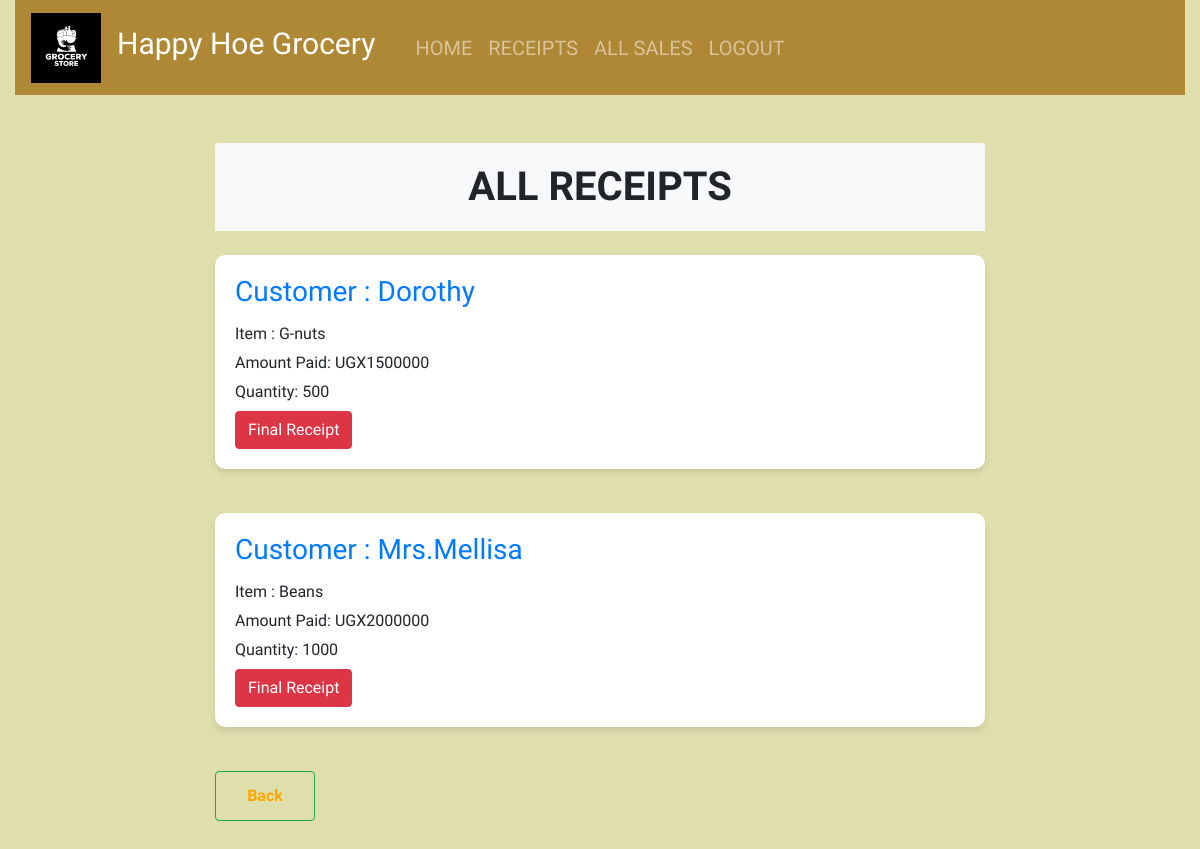
/receipt/ (signed in), run on an earlier commit of the app's database.
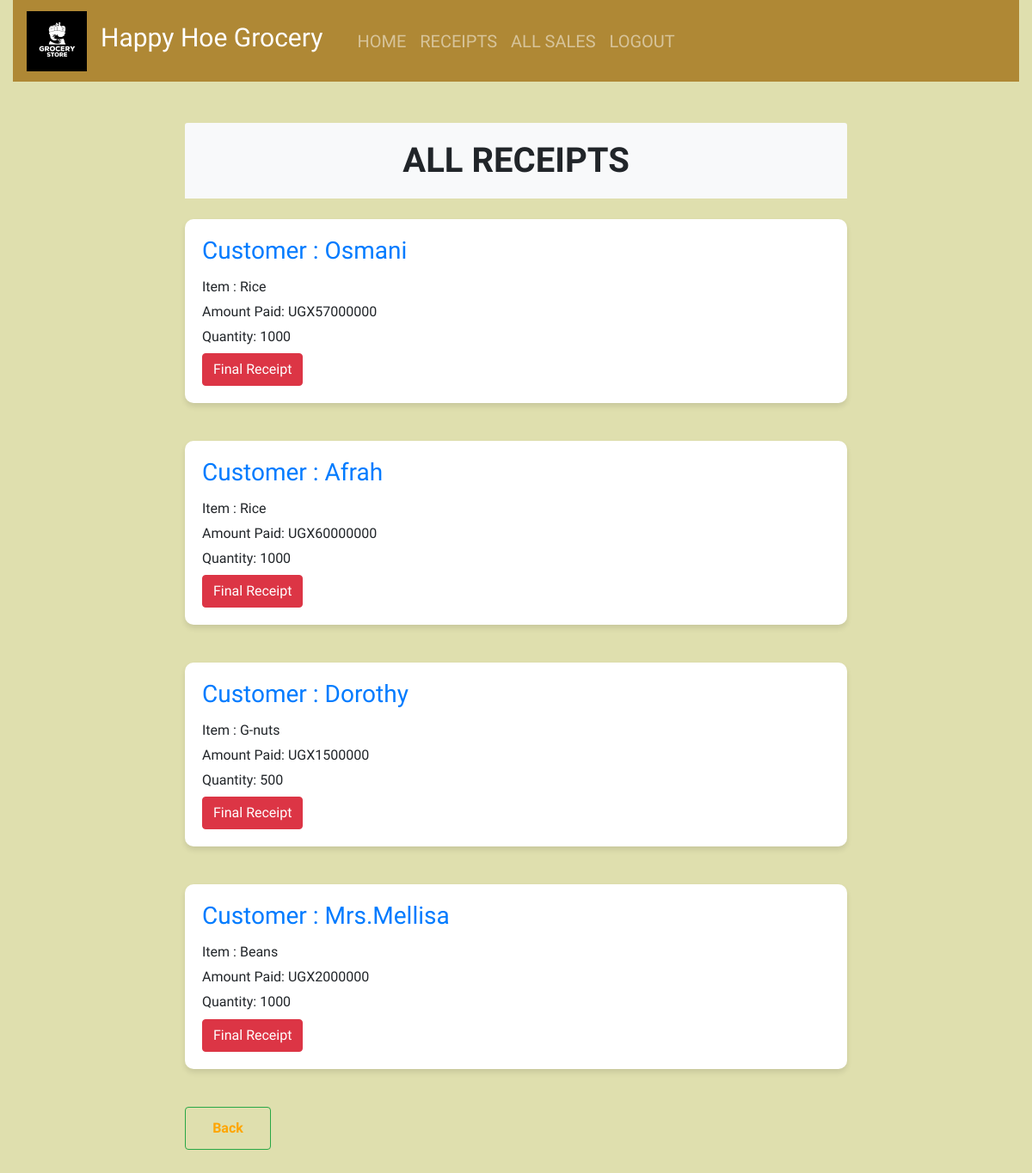
And on a later commit of the database.
### kgl/models.py (models this page shows, shortened)
class Sale(models.Model):
    branch_name = models.CharField(max_length=50, null =True, blank=True,)
    seller = models.CharField(max_length=50, null =True, blank=True)
    item = models.ForeignKey(Stockx, on_delete=models.CASCADE)
    quantity = models.IntegerField(default=10, null=True, blank=True)
    amount_received = models.IntegerField(default=10, null=True, blank=True)
    issued_to = models.CharField(max_length=50, null=True, blank=True)
    unit_price = models.IntegerField(default=10, null=True, blank=True)
    date = models.DateField(default=datetime.now())

class Stockx(models.Model):
    item_name=models.CharField(max_length=50, null = True, blank=True)
    stock_branch_name=models.CharField(max_length=50, null = True, blank=True)
    stock_type=models.CharField(max_length=50, null = True, blank=True)
    stock_time_of_produce=models.CharField(max_length=50, null = True, blank=True)
    stock_contact=models.CharField(max_length=50, null = True, blank=True)
    stock_source = models.CharField(max_length=50, null = True, blank=True)
    unit_cost = models.IntegerField(default=10, null = True, blank=True)
    unit_price = models.IntegerField(default=0, null = True, blank=True)
    total_quantity = models.IntegerField(default=0, null = True, blank=True)
    issued_quantity = models.IntegerField(default=0, null = True, blank=True)
    def __str__(self):
        return self.item_name

### kgl/views.py (the view)
# urls.py: path('receipt/', views.receipt, name='receipt'),
@login_required
def receipt(request):
    sales = Sale.objects.all().order_by('-id')
    return render(request,'kgl/receipt.html', {'sales': sales})

### kgl/templates/kgl/receipt.html (shortened to what this page needs)
{% extends 'kgl/base.html'%}
{% block content %}
<br><br>
<div class="container">
  <h1 class="card-header text-center">ALL RECEIPTS</h1><br>
  {% for sale in sales %}
  <div class="card">
    <div class="card-body">
      <h3 class="card-title">Customer : {{sale.issued_to | title}}</h3>
      <h6 class="card-text">Item : {{sale.item}}</h6>
      <h6 class="card-text">Amount Paid:  UGX{{ sale.amount_received }}</h6>
      <h6 class="card-text">Quantity: {{sale.quantity }}</h6>
      <div style="flex: 1">
        <a href="{% url 'receipt_detail' sale.id %}">
          <input
            type="submit"
            value="Final Receipt"
            class="btn btn-danger"
            type="button"
          />
        </a>
      </div>
    </div>
  </div>
  <br>
  {% endfor %}
  <button type="submit" class="btn btn-outline-success primary" style="width: 100px; height: 50px;"><a href="/receipt" style="text-decoration:none; color:orange; font-weight:bolder;">Back</a></button>
</div>
{% endblock %}

What changed in the data, as far as the page shows it:
added Sale: issued_to "Osmani", item "Rice", amount_received "57000000", quantity "1000"
added Sale: issued_to "Afrah", item "Rice", amount_received "60000000", quantity "1000"
